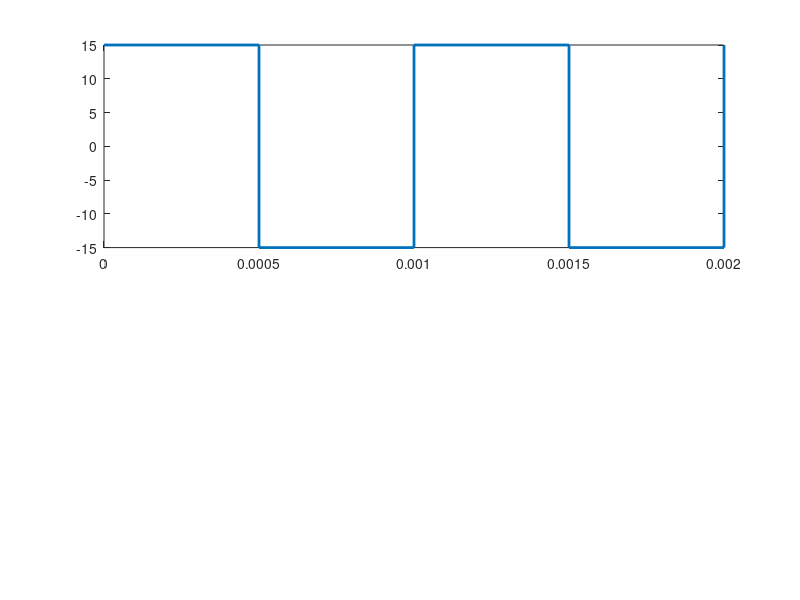

MATLAB code to generate this figure: (Note: this script raises an error after producing the figure.)
clear;clc;close all
Vsat=15;
beta=0.5;
T=1e-3;

Ton=T/2;
Toff=T/2;
t1=[0 Ton T T+Ton 2*T];
vo1=[Vsat -Vsat Vsat -Vsat Vsat];
vc1=[-beta*Vsat beta*Vsat -beta*Vsat beta*Vsat -beta*Vsat];

figure
subplot(2,1,1)
stairs(t1,vo1,'LineWidth',2)
hold on
yline(Vsat,'--')
yline(-Vsat,'--')
xline(Ton,':')
xline(T,':')
text(0,Vsat+1,'+Vsat')
text(0,-Vsat-2,'-Vsat')
text(Ton/2,0,'Ton')
text((Ton+T)/2,0,'Toff')
title('Symmetrical Astable - Vo')
xlabel('t (s)')
ylabel('Vo (V)')
grid on

subplot(2,1,2)
plot(t1,vc1,'LineWidth',2)
hold on
yline(beta*Vsat,'--')
yline(-beta*Vsat,'--')
xline(Ton,':')
xline(T,':')
text(0,beta*Vsat+1,'+\betaVsat')
text(0,-beta*Vsat-2,'-\betaVsat')
text(Ton/2,0,'Ton')
text((Ton+T)/2,0,'Toff')
title('Symmetrical Astable - Vc')
xlabel('t (s)')
ylabel('Vc (V)')
grid on

Ton=0.66*T;
Toff=0.34*T;
t2=[0 Ton T T+Ton 2*T];
vo2=[Vsat -Vsat Vsat -Vsat Vsat];
vc2=[-beta*Vsat beta*Vsat -beta*Vsat beta*Vsat -beta*Vsat];

figure
subplot(2,1,1)
stairs(t2,vo2,'LineWidth',2)
hold on
yline(Vsat,'--')
yline(-Vsat,'--')
xline(Ton,':')
xline(T,':')
text(0,Vsat+1,'+Vsat')
text(0,-Vsat-2,'-Vsat')
text(Ton/2,0,'Ton')
text((Ton+T)/2,0,'Toff')
title('Asymmetrical Astable - Vo')
xlabel('t (s)')
ylabel('Vo (V)')
grid on

subplot(2,1,2)
plot(t2,vc2,'LineWidth',2)
hold on
yline(beta*Vsat,'--')
yline(-beta*Vsat,'--')
xline(Ton,':')
xline(T,':')
text(0,beta*Vsat+1,'+\betaVsat')
text(0,-beta*Vsat-2,'-\betaVsat')
text(Ton/2,0,'Ton')
text((Ton+T)/2,0,'Toff')
title('Asymmetrical Astable - Vc')
xlabel('t (s)')
ylabel('Vc (V)')
grid on
